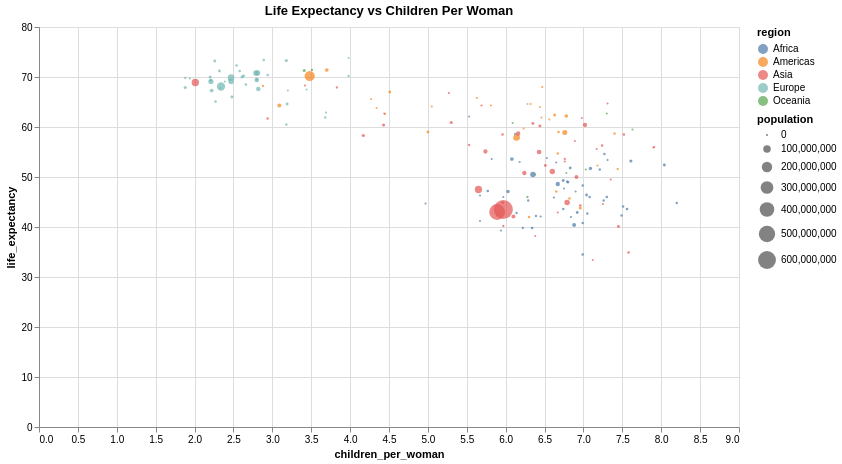

The code cell stored with this chart in its notebook:
### Markdown cell above
**Question 4.2** 
<br> {points: 2}

Next, let's add a title to the chart! Make sure it's meaningful to what you are trying to convey.  

This can be done by using the plot `plot_dim` from **Question 4.1**  and adding `.properties()` with the argument `title` (which is how we learned it in exercise 31: *Quick Viz with Altair* in [Module 1 of Programming in Python for Data Science](https://prog-learn.mds.ubc.ca/en/module1)). 

You shouldn't have to copy and paste the plot code above and you should be able to simply take the plotting object and include `.properties()` .

Assign the new plot in a variable named `title_plot`.

### Code cell
title_plot = plot_dim.properties(title='Life Expectancy vs Children Per Woman') 

# your code here
title_plot

### Figure 1 — Vega-Lite specification as saved in the notebook (floating-point values rounded to 4 significant figures; data arrays with more than 128 entries replaced by an {"elided": "..."} marker saying what was removed)
{"config": {"view": {"continuousWidth": 400, "continuousHeight": 300}}, "data": {"name": "data-902b4395b11aba95e101636058f50bd9"}, "mark": "circle", "encoding": {"color": {"type": "nominal", "field": "region"}, "size": {"type": "quantitative", "field": "population"}, "x": {"type": "quantitative", "field": "children_per_woman"}, "y": {"type": "quantitative", "field": "life_expectancy"}}, "height": 400, "title": "Life Expectancy vs Children Per Woman", "width": 700, "$schema": "https://vega.github.io/schema/vega-lite/v4.8.1.json", "datasets": {"data-902b4395b11aba95e101636058f50bd9": {"elided": "178 records"}}}
